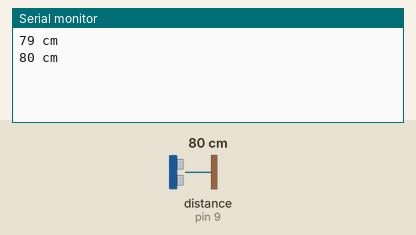
Bench run of a sketch on a simulated Arduino Uno, built with avr-gcc and run on an emulated ATmega328P. Parts: the last lines printed to the serial monitor. Wiring (inferred from the names in the program): ultrasonic range finder: trigger pin 8; echo pin 9. The test bench sets the inputs (shaded band); at power-on: distance to the obstacle (sensor on pin 9) 80 cm. The echo pulse lasts 58.3 µs per cm.

Above: at 2.3 s.
2.4 s: distance to the obstacle (sensor on pin 9) set to 2 cm
At 4.1 s:
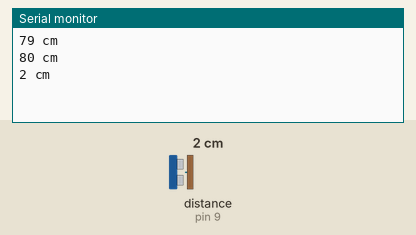
4.5 s: distance to the obstacle (sensor on pin 9) set to 4 cm
At 5.3 s:
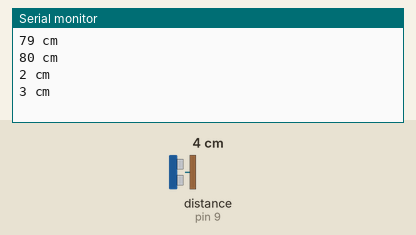
Timing chart, 0 to 7.5 s (numbered marks = the images above; inputs shaded):
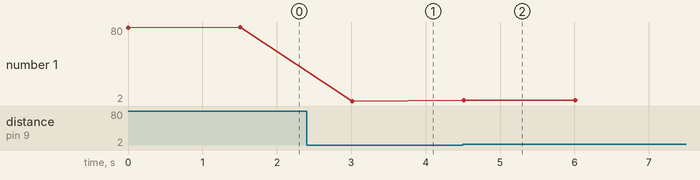

The sketch:

HCSR04-DistanceMeasurement.ino
```cpp
#define TRIG_PIN 8
#define ECHO_PIN 9

void setup()
{
  Serial.begin(9600);
  pinMode(TRIG_PIN, OUTPUT);
  pinMode(ECHO_PIN, INPUT);
}

void loop()
{
  digitalWrite(TRIG_PIN, LOW);
  delayMicroseconds(2);
  digitalWrite(TRIG_PIN, HIGH);
  delayMicroseconds(10);
  digitalWrite(TRIG_PIN, LOW);

  long microsecond = pulseIn(ECHO_PIN, HIGH);
  long distance = microsecond / 58.3;
  Serial.print(distance);
  Serial.println(" cm");
  delay(1500);
}
```

Measured:
- after the input at 2.4 s, the serial monitor: prints a new line after 0.61 s (image 1)
- after the input at 4.5 s, the serial monitor: prints a new line at once (image 2)
- plotted number 1: 80 → 2 after the input at 2.4 s, 2 → 3 after the input at 4.5 s
